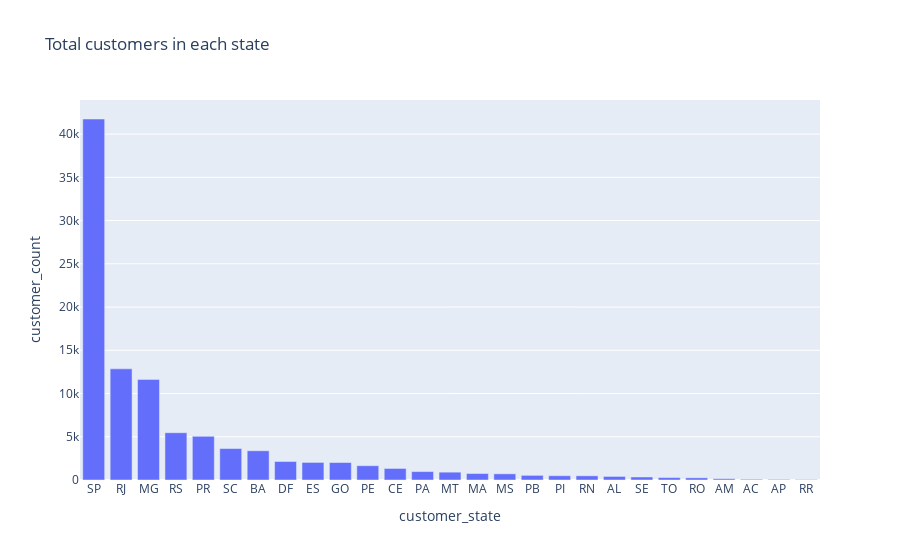

Notebook code for this chart:
### Code cell
px.bar(df,x="customer_state",y="customer_count",title="Total customers in each state")

### Figure 1 — Plotly figure (JSON) as saved in the notebook; plotly's stock layout.template omitted (floating-point values rounded to 4 significant figures)
{"data": [{"alignmentgroup": "True", "hovertemplate": "customer_state=%{x}<br>customer_count=%{y}<extra></extra>", "legendgroup": "", "marker": {"color": "#636efa", "pattern": {"shape": ""}}, "name": "", "offsetgroup": "", "orientation": "v", "showlegend": false, "textposition": "auto", "type": "bar", "x": ["SP", "RJ", "MG", "RS", "PR", "SC", "BA", "DF", "ES", "GO", "PE", "CE", "PA", "MT", "MA", "MS", "PB", "PI", "RN", "AL", "SE", "TO", "RO", "AM", "AC", "AP", "RR"], "xaxis": "x", "y": [41746, 12852, 11635, 5466, 5045, 3637, 3380, 2140, 2033, 2020, 1652, 1336, 975, 907, 747, 715, 536, 495, 485, 413, 350, 280, 253, 148, 81, 68, 46], "yaxis": "y"}], "layout": {"barmode": "relative", "legend": {"tracegroupgap": 0}, "title": {"text": "Total customers in each state"}, "xaxis": {"anchor": "y", "domain": [0, 1], "title": {"text": "customer_state"}}, "yaxis": {"anchor": "x", "domain": [0, 1], "title": {"text": "customer_count"}}}}
